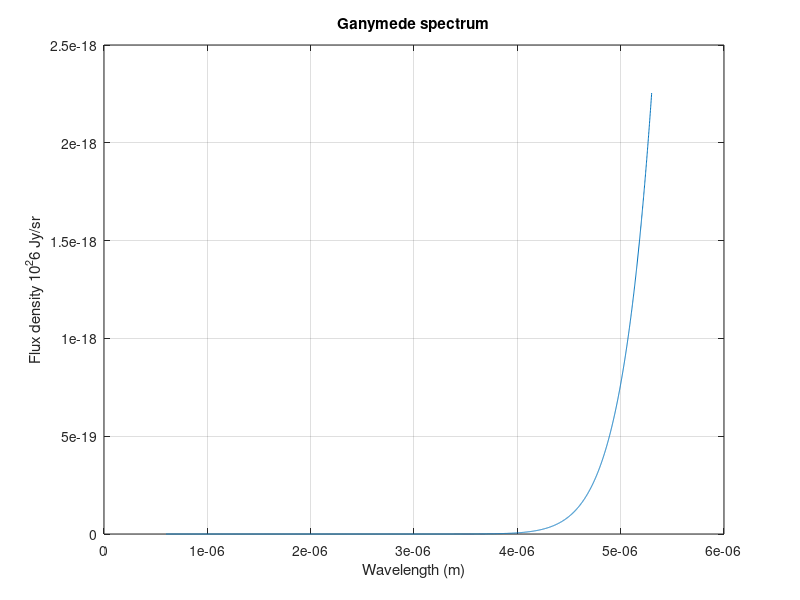
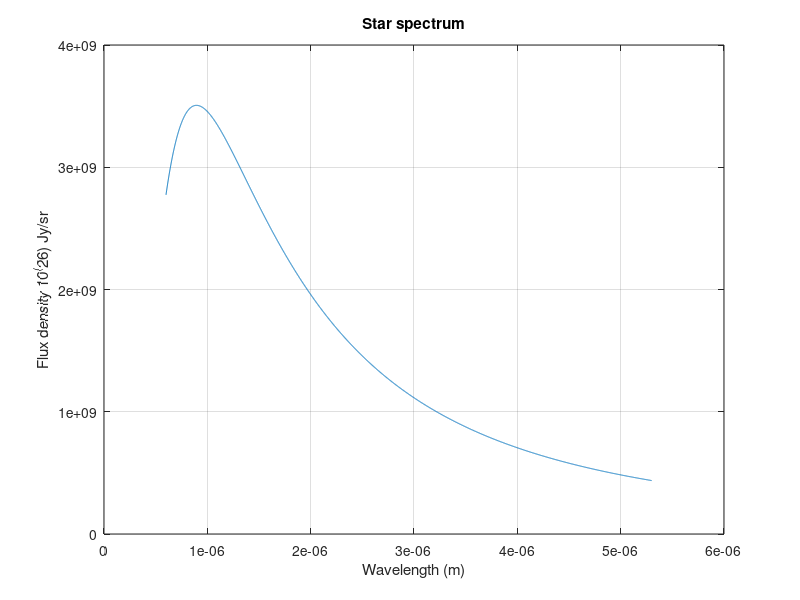
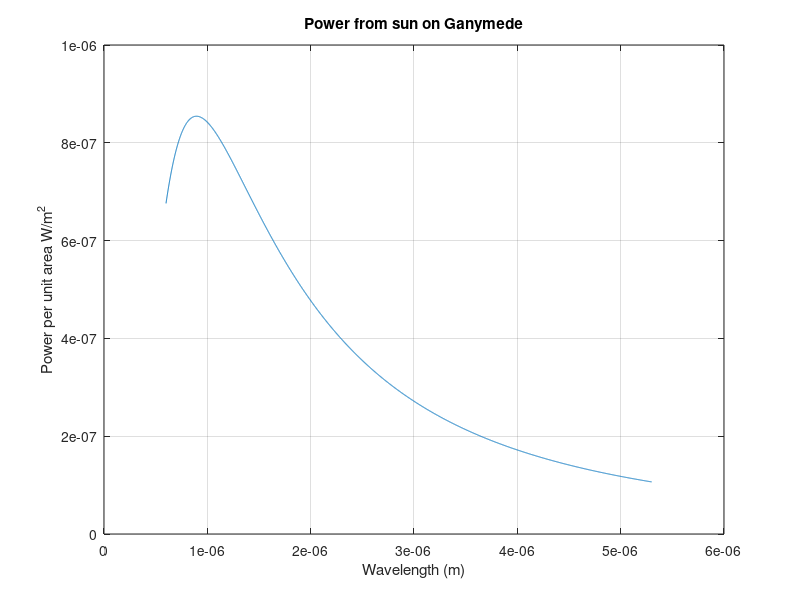

Here is the MATLAB script that generated these plots, in order:
% 2023-03-09 Oscar Lundin
% Planck function applied to star and Ganymede. Blackbody approximation
% models the reflected flux of each body.

clc;clear;

k = 1.380e-23; % Boltzmann constant Joule/Kelvin
h = 6.62607015e-34; % Planck constant Joule/Hertz
c = 299792458; % Speed of light in vacuum meters/second

% Planck's law for wavelength
%B = @(w,T) ((2*h*c^2)/(w^5))*(1/(exp(h*c/(w*k*T))-1));% w is wavelength, T is temperature in kelvin.

% Planck's law for frequency
B = @(f,T) ( 2*h*f^3 )/( c^2 ) * 1/( exp((h*f)/(k*T)) - 1 );
Tstar = 5700; % Assumed effective temperature of star GSPC P330-E (a G2V star).
Tgan = 130; % Assumed effective temperature of Ganymede.
% Wavelength range
wmin = 0.6e-6;
wmax = 5.3e-6;

%% Iterate vectors

FluxDensityGanymede = [];
FluxDensityStar = [];

for t = wmin:0.001e-6:wmax
    FluxDensityGanymede = [FluxDensityGanymede; B(c/t,Tgan)];
    FluxDensityStar = [FluxDensityStar; B(c/t,Tstar)];
end

figure(1)
plot((wmin:0.001e-6:wmax)', FluxDensityGanymede) 
title('Ganymede spectrum')
xlabel('Wavelength (m)')
ylabel('Flux density 10^26 Jy/sr')
grid on

FluxDensityStar = FluxDensityStar*10^26*10^-9;
figure(2)
plot((wmin:0.001e-6:wmax)', FluxDensityStar) 
title('Star spectrum')
xlabel('Wavelength (m)')
ylabel('Flux density 10^(26) Jy/sr')
grid on

%% Power per unit area from Sun to Ganymede

Lsun2jup = 740.699267e9;  %Planetviewer
Lsunradius = 695700e3; % International Astronomical Union standard

areaSun = (4*pi*Lsunradius^3)/3;
areaSphereGan = (4*pi*Lsun2jup^3);


totalPowerPerUnitArea = FluxDensityStar*(areaSun/areaSphereGan)*(Lsunradius/Lsun2jup)^2;

figure(3)
plot((wmin:0.001e-6:wmax)', totalPowerPerUnitArea) 
title('Power from sun on Ganymede')
xlabel('Wavelength (m)')
ylabel('Power per unit area W/m^2');
grid on



